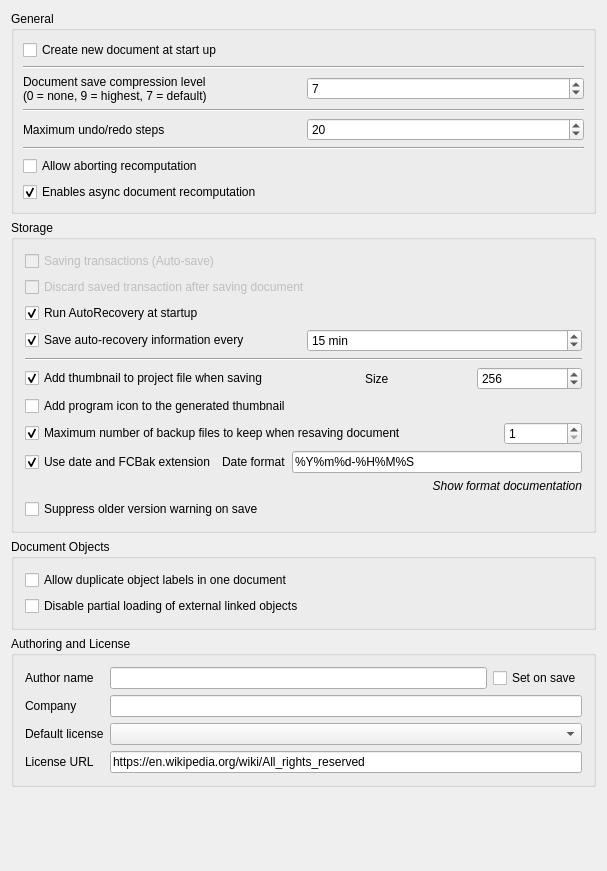
<?xml version="1.0" encoding="UTF-8"?>
<ui version="4.0">
 <class>Gui::Dialog::DlgSettingsDocument</class>
 <widget class="QWidget" name="Gui::Dialog::DlgSettingsDocument">
  <property name="geometry">
   <rect>
    <x>0</x>
    <y>0</y>
    <width>607</width>
    <height>871</height>
   </rect>
  </property>
  <property name="windowTitle">
   <string>Document</string>
  </property>
  <layout class="QGridLayout" name="gridLayout_3">
   <item row="0" column="0">
    <widget class="QGroupBox" name="GroupBox5">
     <property name="title">
      <string>General</string>
     </property>
     <layout class="QGridLayout" name="gridLayout_4">
      <property name="leftMargin">
       <number>9</number>
      </property>
      <property name="topMargin">
       <number>9</number>
      </property>
      <property name="rightMargin">
       <number>9</number>
      </property>
      <property name="bottomMargin">
       <number>9</number>
      </property>
      <property name="spacing">
       <number>6</number>
      </property>
      <item row="5" column="0">
       <widget class="Line" name="line">
        <property name="orientation">
         <enum>Qt::Orientation::Horizontal</enum>
        </property>
       </widget>
      </item>
      <item row="4" column="0">
       <layout class="QHBoxLayout">
        <property name="spacing">
         <number>6</number>
        </property>
        <property name="leftMargin">
         <number>0</number>
        </property>
        <property name="topMargin">
         <number>0</number>
        </property>
        <property name="rightMargin">
         <number>0</number>
        </property>
        <property name="bottomMargin">
         <number>0</number>
        </property>
        <item>
         <widget class="QLabel" name="textLabel1_2">
          <property name="text">
           <string>Maximum undo/redo steps</string>
          </property>
         </widget>
        </item>
        <item>
         <widget class="Gui::PrefSpinBox" name="prefUndoRedoSize">
          <property name="toolTip">
           <string>How many undo/redo steps should be recorded</string>
          </property>
          <property name="value">
           <number>20</number>
          </property>
          <property name="prefEntry" stdset="0">
           <cstring>MaxUndoSize</cstring>
          </property>
          <property name="prefPath" stdset="0">
           <cstring>Document</cstring>
          </property>
         </widget>
        </item>
       </layout>
      </item>
      <item row="1" column="0">
       <widget class="Line" name="line1">
        <property name="frameShape">
         <enum>QFrame::Shape::HLine</enum>
        </property>
        <property name="frameShadow">
         <enum>QFrame::Shadow::Sunken</enum>
        </property>
        <property name="orientation">
         <enum>Qt::Orientation::Horizontal</enum>
        </property>
       </widget>
      </item>
      <item row="7" column="0">
       <widget class="Gui::PrefCheckBox" name="prefEnableAsyncRecompute">
        <property name="toolTip">
         <string>This experimental feature allows more responsive GUI while recomputing features.</string>
        </property>
        <property name="text">
         <string>Enables async document recomputation</string>
        </property>
        <property name="checked">
         <bool>true</bool>
        </property>
        <property name="prefEntry" stdset="0">
         <cstring>EnableAsyncRecompute</cstring>
        </property>
        <property name="prefPath" stdset="0">
         <cstring>Document</cstring>
        </property>
       </widget>
      </item>
      <item row="6" column="0">
       <widget class="Gui::PrefCheckBox" name="prefCanAbortRecompute">
        <property name="toolTip">
         <string>Allow user aborting document recomputation by pressing Esc.
This feature may slightly increase recomputation time.</string>
        </property>
        <property name="text">
         <string>Allow aborting recomputation</string>
        </property>
        <property name="prefEntry" stdset="0">
         <cstring>CanAbortRecompute</cstring>
        </property>
        <property name="prefPath" stdset="0">
         <cstring>Document</cstring>
        </property>
       </widget>
      </item>
      <item row="3" column="0">
       <widget class="Line" name="line1_2">
        <property name="frameShape">
         <enum>QFrame::Shape::HLine</enum>
        </property>
        <property name="frameShadow">
         <enum>QFrame::Shadow::Sunken</enum>
        </property>
        <property name="orientation">
         <enum>Qt::Orientation::Horizontal</enum>
        </property>
       </widget>
      </item>
      <item row="0" column="0">
       <widget class="Gui::PrefCheckBox" name="prefCheckNewDoc">
        <property name="toolTip">
         <string>The application will create a new document when started</string>
        </property>
        <property name="text">
         <string>Create new document at start up</string>
        </property>
        <property name="checked">
         <bool>false</bool>
        </property>
        <property name="prefEntry" stdset="0">
         <cstring>CreateNewDoc</cstring>
        </property>
        <property name="prefPath" stdset="0">
         <cstring>Document</cstring>
        </property>
       </widget>
      </item>
      <item row="2" column="0">
       <layout class="QHBoxLayout">
        <property name="spacing">
         <number>6</number>
        </property>
        <property name="leftMargin">
         <number>0</number>
        </property>
        <property name="topMargin">
         <number>0</number>
        </property>
        <property name="rightMargin">
         <number>0</number>
        </property>
        <property name="bottomMargin">
         <number>0</number>
        </property>
        <item>
         <widget class="QLabel" name="textLabel1">
          <property name="text">
           <string>Document save compression level
(0 = none, 9 = highest, 7 = default)</string>
          </property>
         </widget>
        </item>
        <item>
         <widget class="Gui::PrefSpinBox" name="prefCompression">
          <property name="toolTip">
           <string>Compression level for FCStd files</string>
          </property>
          <property name="value">
           <number>7</number>
          </property>
          <property name="prefEntry" stdset="0">
           <cstring>CompressionLevel</cstring>
          </property>
          <property name="prefPath" stdset="0">
           <cstring>Document</cstring>
          </property>
         </widget>
        </item>
       </layout>
      </item>
     </layout>
    </widget>
   </item>
   <item row="1" column="0">
    <widget class="QGroupBox" name="groupBox">
     <property name="title">
      <string>Storage</string>
     </property>
     <layout class="QGridLayout" name="gridLayout_2">
      <item row="9" column="0">
       <widget class="QLabel" name="FormatTimeDocsLabel">
        <property name="font">
         <font>
          <italic>true</italic>
         </font>
        </property>
        <property name="text">
         <string>Show format documentation</string>
        </property>
        <property name="alignment">
         <set>Qt::AlignmentFlag::AlignRight|Qt::AlignmentFlag::AlignTrailing|Qt::AlignmentFlag::AlignVCenter</set>
        </property>
        <property name="openExternalLinks">
         <bool>true</bool>
        </property>
       </widget>
      </item>
      <item row="1" column="0">
       <widget class="Gui::PrefCheckBox" name="prefDiscardTransaction">
        <property name="enabled">
         <bool>false</bool>
        </property>
        <property name="text">
         <string>Discard saved transaction after saving document</string>
        </property>
        <property name="prefEntry" stdset="0">
         <cstring>TransactionsDiscard</cstring>
        </property>
        <property name="prefPath" stdset="0">
         <cstring>Document</cstring>
        </property>
       </widget>
      </item>
      <item row="4" column="0">
       <widget class="Line" name="line1_2_3">
        <property name="frameShape">
         <enum>QFrame::Shape::HLine</enum>
        </property>
        <property name="frameShadow">
         <enum>QFrame::Shadow::Sunken</enum>
        </property>
        <property name="orientation">
         <enum>Qt::Orientation::Horizontal</enum>
        </property>
       </widget>
      </item>
      <item row="5" column="0">
       <layout class="QHBoxLayout" name="horizontalLayout_3">
        <property name="leftMargin">
         <number>0</number>
        </property>
        <property name="topMargin">
         <number>0</number>
        </property>
        <item>
         <widget class="Gui::PrefCheckBox" name="prefSaveThumbnail">
          <property name="toolTip">
           <string>A thumbnail will be stored when document is saved</string>
          </property>
          <property name="text">
           <string>Add thumbnail to project file when saving</string>
          </property>
          <property name="checked">
           <bool>true</bool>
          </property>
          <property name="prefEntry" stdset="0">
           <cstring>SaveThumbnail</cstring>
          </property>
          <property name="prefPath" stdset="0">
           <cstring>Document</cstring>
          </property>
         </widget>
        </item>
        <item>
         <spacer>
          <property name="orientation">
           <enum>Qt::Orientation::Horizontal</enum>
          </property>
          <property name="sizeType">
           <enum>QSizePolicy::Policy::Maximum</enum>
          </property>
          <property name="sizeHint" stdset="0">
           <size>
            <width>91</width>
            <height>20</height>
           </size>
          </property>
         </spacer>
        </item>
        <item>
         <widget class="QLabel" name="label_6">
          <property name="text">
           <string>Size</string>
          </property>
         </widget>
        </item>
        <item>
         <widget class="Gui::PrefSpinBox" name="prefThumbnailSize">
          <property name="toolTip">
           <string>Sets the size of the thumbnail that is stored in the document.
Common sizes are 128, 256 and 512.</string>
          </property>
          <property name="minimum">
           <number>64</number>
          </property>
          <property name="maximum">
           <number>512</number>
          </property>
          <property name="value">
           <number>256</number>
          </property>
          <property name="prefEntry" stdset="0">
           <cstring>ThumbnailSize</cstring>
          </property>
          <property name="prefPath" stdset="0">
           <cstring>Document</cstring>
          </property>
         </widget>
        </item>
       </layout>
      </item>
      <item row="7" column="0">
       <layout class="QHBoxLayout">
        <property name="spacing">
         <number>6</number>
        </property>
        <property name="leftMargin">
         <number>0</number>
        </property>
        <property name="topMargin">
         <number>0</number>
        </property>
        <property name="rightMargin">
         <number>0</number>
        </property>
        <property name="bottomMargin">
         <number>0</number>
        </property>
        <item>
         <widget class="Gui::PrefCheckBox" name="prefSaveBackupFiles">
          <property name="toolTip">
           <string>How many backup files will be kept when saving document</string>
          </property>
          <property name="text">
           <string>Maximum number of backup files to keep when resaving document</string>
          </property>
          <property name="checked">
           <bool>true</bool>
          </property>
          <property name="prefEntry" stdset="0">
           <cstring>CreateBackupFiles</cstring>
          </property>
          <property name="prefPath" stdset="0">
           <cstring>Document</cstring>
          </property>
         </widget>
        </item>
        <item>
         <spacer>
          <property name="orientation">
           <enum>Qt::Orientation::Horizontal</enum>
          </property>
          <property name="sizeType">
           <enum>QSizePolicy::Policy::Maximum</enum>
          </property>
          <property name="sizeHint" stdset="0">
           <size>
            <width>91</width>
            <height>20</height>
           </size>
          </property>
         </spacer>
        </item>
        <item>
         <widget class="Gui::PrefSpinBox" name="prefCountBackupFiles">
          <property name="minimum">
           <number>1</number>
          </property>
          <property name="prefEntry" stdset="0">
           <cstring>CountBackupFiles</cstring>
          </property>
          <property name="prefPath" stdset="0">
           <cstring>Document</cstring>
          </property>
         </widget>
        </item>
       </layout>
      </item>
      <item row="2" column="0">
       <widget class="Gui::PrefCheckBox" name="prefRecovery">
        <property name="toolTip">
         <string>If there is a recovery file available, the application will
automatically run a file recovery when it is started</string>
        </property>
        <property name="text">
         <string>Run AutoRecovery at startup</string>
        </property>
        <property name="checked">
         <bool>true</bool>
        </property>
        <property name="prefEntry" stdset="0">
         <cstring>RecoveryEnabled</cstring>
        </property>
        <property name="prefPath" stdset="0">
         <cstring>Document</cstring>
        </property>
       </widget>
      </item>
      <item row="0" column="0">
       <widget class="Gui::PrefCheckBox" name="prefSaveTransaction">
        <property name="enabled">
         <bool>false</bool>
        </property>
        <property name="text">
         <string>Saving transactions (Auto-save)</string>
        </property>
        <property name="prefEntry" stdset="0">
         <cstring>SaveTransactions</cstring>
        </property>
        <property name="prefPath" stdset="0">
         <cstring>Document</cstring>
        </property>
       </widget>
      </item>
      <item row="6" column="0">
       <widget class="Gui::PrefCheckBox" name="prefAddLogo">
        <property name="toolTip">
         <string>The program icon will be added to the thumbnail</string>
        </property>
        <property name="text">
         <string>Add program icon to the generated thumbnail</string>
        </property>
        <property name="checked">
         <bool>false</bool>
        </property>
        <property name="prefEntry" stdset="0">
         <cstring>AddThumbnailLogo</cstring>
        </property>
        <property name="prefPath" stdset="0">
         <cstring>Document</cstring>
        </property>
       </widget>
      </item>
      <item row="3" column="0">
       <layout class="QHBoxLayout" name="horizontalLayout">
        <item>
         <widget class="Gui::PrefCheckBox" name="prefAutoSaveEnabled">
          <property name="toolTip">
           <string>How often a recovery file is written</string>
          </property>
          <property name="text">
           <string>Save auto-recovery information every</string>
          </property>
          <property name="checked">
           <bool>true</bool>
          </property>
          <property name="prefEntry" stdset="0">
           <cstring>AutoSaveEnabled</cstring>
          </property>
          <property name="prefPath" stdset="0">
           <cstring>Document</cstring>
          </property>
         </widget>
        </item>
        <item>
         <widget class="Gui::PrefSpinBox" name="prefAutoSaveTimeout">
          <property name="suffix">
           <string notr="true"> min</string>
          </property>
          <property name="minimum">
           <number>1</number>
          </property>
          <property name="maximum">
           <number>60</number>
          </property>
          <property name="value">
           <number>15</number>
          </property>
          <property name="prefEntry" stdset="0">
           <cstring>AutoSaveTimeout</cstring>
          </property>
          <property name="prefPath" stdset="0">
           <cstring>Document</cstring>
          </property>
         </widget>
        </item>
       </layout>
      </item>
      <item row="8" column="0">
       <layout class="QHBoxLayout">
        <property name="spacing">
         <number>6</number>
        </property>
        <property name="leftMargin">
         <number>0</number>
        </property>
        <property name="topMargin">
         <number>0</number>
        </property>
        <property name="rightMargin">
         <number>0</number>
        </property>
        <property name="bottomMargin">
         <number>0</number>
        </property>
        <item>
         <widget class="Gui::PrefCheckBox" name="prefSaveBackupExtension">
          <property name="toolTip">
           <string>Backup files will get extension '.FCbak' and file names
get date suffix according to the specified format</string>
          </property>
          <property name="text">
           <string>Use date and FCBak extension</string>
          </property>
          <property name="checked">
           <bool>true</bool>
          </property>
          <property name="prefEntry" stdset="0">
           <cstring>UseFCBakExtension</cstring>
          </property>
          <property name="prefPath" stdset="0">
           <cstring>Document</cstring>
          </property>
         </widget>
        </item>
        <item>
         <widget class="QLabel" name="label_5">
          <property name="text">
           <string>Date format</string>
          </property>
         </widget>
        </item>
        <item>
         <widget class="Gui::PrefLineEdit" name="prefSaveBackupDateFormat">
          <property name="text">
           <string notr="true">%Y%m%d-%H%M%S</string>
          </property>
          <property name="prefEntry" stdset="0">
           <cstring>SaveBackupDateFormat</cstring>
          </property>
          <property name="prefPath" stdset="0">
           <cstring>Document</cstring>
          </property>
         </widget>
        </item>
       </layout>
      </item>
      <item row="10" column="0">
       <widget class="Gui::PrefCheckBox" name="prefDisableVersionCheckOnSave">
        <property name="toolTip">
         <string>Suppresses the version mismatch warning when saving files created with an older OtherCAD version</string>
        </property>
        <property name="text">
         <string>Suppress older version warning on save</string>
        </property>
        <property name="checked">
         <bool>false</bool>
        </property>
        <property name="prefEntry" stdset="0">
         <cstring>DisableVersionCheckOnSave</cstring>
        </property>
        <property name="prefPath" stdset="0">
         <cstring>Document</cstring>
        </property>
       </widget>
      </item>
     </layout>
    </widget>
   </item>
   <item row="2" column="0">
    <widget class="QGroupBox" name="groupBox_2">
     <property name="title">
      <string>Document Objects</string>
     </property>
     <layout class="QGridLayout" name="gridLayout">
      <item row="0" column="0">
       <widget class="Gui::PrefCheckBox" name="prefDuplicateLabel">
        <property name="toolTip">
         <string>Allow objects to have same label</string>
        </property>
        <property name="text">
         <string>Allow duplicate object labels in one document</string>
        </property>
        <property name="prefEntry" stdset="0">
         <cstring>DuplicateLabels</cstring>
        </property>
        <property name="prefPath" stdset="0">
         <cstring>Document</cstring>
        </property>
       </widget>
      </item>
      <item row="1" column="0">
       <widget class="Gui::PrefCheckBox" name="prefPartialLoading">
        <property name="toolTip">
         <string>Disable partial loading of external linked documents.
Then only referenced objects and their dependencies will be loaded
when a linked document is auto-opened together with the main document.
A partially loaded document cannot be edited. Double click the document
icon in the tree view to fully reload it.</string>
        </property>
        <property name="text">
         <string>Disable partial loading of external linked objects</string>
        </property>
        <property name="prefEntry" stdset="0">
         <cstring>NoPartialLoading</cstring>
        </property>
        <property name="prefPath" stdset="0">
         <cstring>Document</cstring>
        </property>
       </widget>
      </item>
     </layout>
    </widget>
   </item>
   <item row="3" column="0">
    <widget class="QGroupBox" name="groupBox_3">
     <property name="title">
      <string>Authoring and License</string>
     </property>
     <layout class="QGridLayout" name="gridLayout_5">
      <item row="0" column="0">
       <widget class="QLabel" name="label_3">
        <property name="text">
         <string>Author name</string>
        </property>
       </widget>
      </item>
      <item row="0" column="1">
       <widget class="Gui::PrefLineEdit" name="prefAuthor">
        <property name="toolTip">
         <string>All documents that will be created will get the specified author name.
Keep blank for anonymous.
You can also use the form: John Doe &lt;john@doe.com&gt;</string>
        </property>
        <property name="prefEntry" stdset="0">
         <cstring>prefAuthor</cstring>
        </property>
        <property name="prefPath" stdset="0">
         <cstring>Document</cstring>
        </property>
       </widget>
      </item>
      <item row="0" column="2">
       <widget class="Gui::PrefCheckBox" name="prefSetAuthorOnSave">
        <property name="toolTip">
         <string>The field 'Last modified by' will be set to specified author when saving the file</string>
        </property>
        <property name="text">
         <string>Set on save</string>
        </property>
        <property name="prefEntry" stdset="0">
         <cstring>prefSetAuthorOnSave</cstring>
        </property>
        <property name="prefPath" stdset="0">
         <cstring>Document</cstring>
        </property>
       </widget>
      </item>
      <item row="1" column="0">
       <widget class="QLabel" name="label_4">
        <property name="text">
         <string>Company</string>
        </property>
       </widget>
      </item>
      <item row="1" column="1" colspan="2">
       <widget class="Gui::PrefLineEdit" name="prefCompany">
        <property name="toolTip">
         <string>Default company name to use for new files</string>
        </property>
        <property name="prefEntry" stdset="0">
         <cstring>prefCompany</cstring>
        </property>
        <property name="prefPath" stdset="0">
         <cstring>Document</cstring>
        </property>
       </widget>
      </item>
      <item row="2" column="0">
       <widget class="QLabel" name="label">
        <property name="text">
         <string>Default license</string>
        </property>
       </widget>
      </item>
      <item row="2" column="1" colspan="2">
       <widget class="Gui::PrefComboBox" name="prefLicenseType">
        <property name="enabled">
         <bool>true</bool>
        </property>
        <property name="toolTip">
         <string>Default license for new documents</string>
        </property>
        <property name="editable">
         <bool>false</bool>
        </property>
        <property name="prefEntry" stdset="0">
         <cstring>prefLicenseType</cstring>
        </property>
        <property name="prefPath" stdset="0">
         <cstring>Document</cstring>
        </property>
       </widget>
      </item>
      <item row="3" column="0">
       <widget class="QLabel" name="label_2">
        <property name="text">
         <string>License URL</string>
        </property>
       </widget>
      </item>
      <item row="3" column="1" colspan="2">
       <widget class="Gui::PrefLineEdit" name="prefLicenseUrl">
        <property name="toolTip">
         <string>URL describing more about the license</string>
        </property>
        <property name="text">
         <string notr="true">https://en.wikipedia.org/wiki/All_rights_reserved</string>
        </property>
        <property name="readOnly">
         <bool>false</bool>
        </property>
        <property name="prefEntry" stdset="0">
         <cstring>prefLicenseUrl</cstring>
        </property>
        <property name="prefPath" stdset="0">
         <cstring>Document</cstring>
        </property>
       </widget>
      </item>
     </layout>
    </widget>
   </item>
   <item row="4" column="0">
    <spacer>
     <property name="orientation">
      <enum>Qt::Orientation::Vertical</enum>
     </property>
     <property name="sizeHint" stdset="0">
      <size>
       <width>429</width>
       <height>37</height>
      </size>
     </property>
    </spacer>
   </item>
  </layout>
 </widget>
 <layoutdefault spacing="6" margin="11"/>
 <customwidgets>
  <customwidget>
   <class>Gui::PrefSpinBox</class>
   <extends>QSpinBox</extends>
   <header>Gui/PrefWidgets.h</header>
  </customwidget>
  <customwidget>
   <class>Gui::PrefCheckBox</class>
   <extends>QCheckBox</extends>
   <header>Gui/PrefWidgets.h</header>
  </customwidget>
  <customwidget>
   <class>Gui::PrefComboBox</class>
   <extends>QComboBox</extends>
   <header>Gui/PrefWidgets.h</header>
  </customwidget>
  <customwidget>
   <class>Gui::PrefLineEdit</class>
   <extends>QLineEdit</extends>
   <header>Gui/PrefWidgets.h</header>
  </customwidget>
 </customwidgets>
 <resources/>
 <connections>
  <connection>
   <sender>prefSaveBackupFiles</sender>
   <signal>toggled(bool)</signal>
   <receiver>prefCountBackupFiles</receiver>
   <slot>setEnabled(bool)</slot>
   <hints>
    <hint type="sourcelabel">
     <x>150</x>
     <y>525</y>
    </hint>
    <hint type="destinationlabel">
     <x>584</x>
     <y>527</y>
    </hint>
   </hints>
  </connection>
  <connection>
   <sender>prefAutoSaveEnabled</sender>
   <signal>toggled(bool)</signal>
   <receiver>prefAutoSaveTimeout</receiver>
   <slot>setEnabled(bool)</slot>
   <hints>
    <hint type="sourcelabel">
     <x>218</x>
     <y>385</y>
    </hint>
    <hint type="destinationlabel">
     <x>582</x>
     <y>387</y>
    </hint>
   </hints>
  </connection>
  <connection>
   <sender>prefSaveBackupFiles</sender>
   <signal>toggled(bool)</signal>
   <receiver>prefSaveBackupExtension</receiver>
   <slot>setEnabled(bool)</slot>
   <hints>
    <hint type="sourcelabel">
     <x>280</x>
     <y>525</y>
    </hint>
    <hint type="destinationlabel">
     <x>204</x>
     <y>559</y>
    </hint>
   </hints>
  </connection>
  <connection>
   <sender>prefSaveBackupFiles</sender>
   <signal>toggled(bool)</signal>
   <receiver>prefSaveBackupDateFormat</receiver>
   <slot>setEnabled(bool)</slot>
   <hints>
    <hint type="sourcelabel">
     <x>326</x>
     <y>525</y>
    </hint>
    <hint type="destinationlabel">
     <x>584</x>
     <y>560</y>
    </hint>
   </hints>
  </connection>
  <connection>
   <sender>prefSaveThumbnail</sender>
   <signal>toggled(bool)</signal>
   <receiver>prefThumbnailSize</receiver>
   <slot>setEnabled(bool)</slot>
   <hints>
    <hint type="sourcelabel">
     <x>313</x>
     <y>412</y>
    </hint>
    <hint type="destinationlabel">
     <x>398</x>
     <y>452</y>
    </hint>
   </hints>
  </connection>
 </connections>
</ui>
